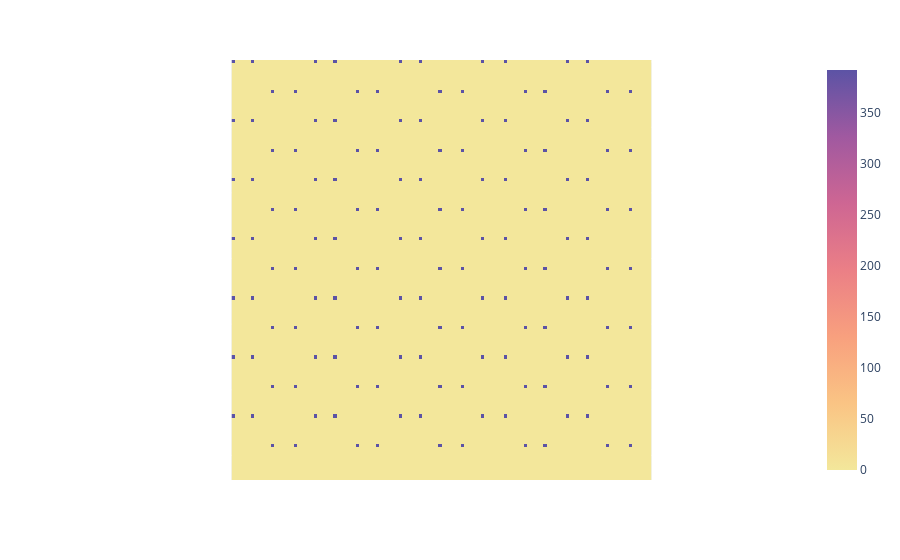

Notebook source saved alongside this figure:
### Code cell
fig = px.imshow(np.abs(v), color_continuous_scale='sunset')

fig.update_layout(coloraxis_showscale=True)
fig.update_xaxes(showticklabels=False)
fig.update_yaxes(showticklabels=False)
fig.show()

### Figure 1 — Plotly figure (JSON) as saved in the notebook; plotly's stock layout.template omitted (floating-point values rounded to 4 significant figures; data arrays with more than 128 entries replaced by an {"elided": "..."} marker saying what was removed)
{"data": [{"coloraxis": "coloraxis", "hovertemplate": "x: %{x}<br>y: %{y}<br>color: %{z}<extra></extra>", "type": "heatmap", "z": {"elided": "128x128 float values"}}], "layout": {"coloraxis": {"colorscale": [[0, "rgb(243, 231, 155)"], [0.1667, "rgb(250, 196, 132)"], [0.3333, "rgb(248, 160, 126)"], [0.5, "rgb(235, 127, 134)"], [0.6667, "rgb(206, 102, 147)"], [0.8333, "rgb(160, 89, 160)"], [1, "rgb(92, 83, 165)"]], "showscale": true}, "margin": {"t": 60}, "xaxis": {"constrain": "domain", "scaleanchor": "y", "showticklabels": false}, "yaxis": {"autorange": "reversed", "constrain": "domain", "showticklabels": false}}}
